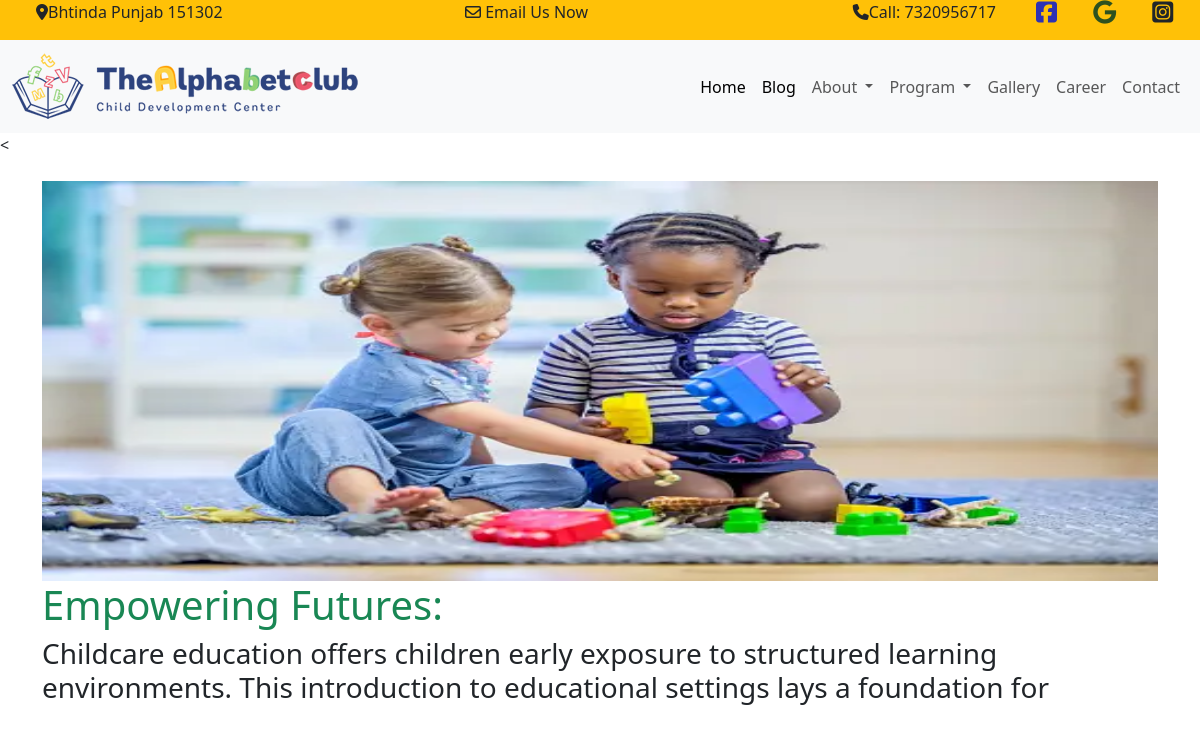
The page /blog-details.php?id=2 on the database its author committed.
### tables this page shows
CREATE TABLE `tbblog` (
  `id` int(11) NOT NULL,
  `title` varchar(100) NOT NULL,
  `image` varchar(100) NOT NULL,
  `description` text NOT NULL,
  `submitby` varchar(100) NOT NULL,
  `currentdate` datetime NOT NULL
);

### blog-details.php (the view)
<?php
include "header.php";?>
<
<div class="container">
<div class="row">
<?php
$id=mysqli_real_escape_string($con,$_GET['id']);
$qry="select * from tbblog where id='$id' ";
$run=mysqli_query($con,$qry);
while($data=mysqli_fetch_array($run))
{
    echo "<div class='col-lg-12 mt-4'text-center>
    <img  src='uploads/".$data['image']."' width='100%' height='400px'>
     <h1 class=text-success>".$data['title']."</h1>
      <h3>".$data['description']."</h3>
       <h3>".$data['submitby']." </h3>
     <a href='blog-details.php?id=" .$data['id']."'></a>
    </div>";
}
?>
</div>

### rows shown on the page
tbblog: image (picture), title "Empowering Futures:", description "Childcare education offers children early exposure to structured learning environments. This introduction to educational settings lays a foundation for"
